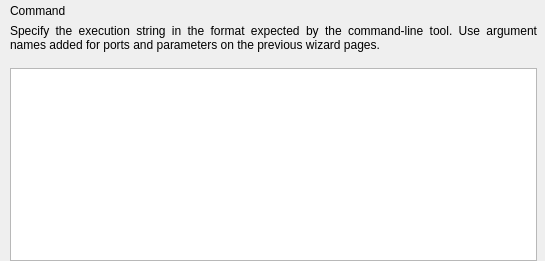
<?xml version="1.0" encoding="UTF-8"?>
<ui version="4.0">
 <class>CreateCmdlineBasedWorkerWizardCommandPage</class>
 <widget class="QWizardPage" name="CreateCmdlineBasedWorkerWizardCommandPage">
  <property name="geometry">
   <rect>
    <x>0</x>
    <y>0</y>
    <width>545</width>
    <height>261</height>
   </rect>
  </property>
  <property name="windowTitle">
   <string>WizardPage</string>
  </property>
  <layout class="QVBoxLayout" name="verticalLayout_2">
   <property name="leftMargin">
    <number>10</number>
   </property>
   <property name="topMargin">
    <number>4</number>
   </property>
   <property name="rightMargin">
    <number>8</number>
   </property>
   <property name="bottomMargin">
    <number>0</number>
   </property>
   <item>
    <widget class="QLabel" name="lblTitle">
     <property name="text">
      <string>Command</string>
     </property>
    </widget>
   </item>
   <item>
    <layout class="QVBoxLayout" name="verticalLayout">
     <property name="spacing">
      <number>16</number>
     </property>
     <item>
      <widget class="QLabel" name="lblDescription">
       <property name="text">
        <string>Specify the execution string in the format expected by the command-line tool. Use argument names added for ports and parameters on the previous wizard pages.</string>
       </property>
       <property name="alignment">
        <set>Qt::AlignJustify|Qt::AlignVCenter</set>
       </property>
       <property name="wordWrap">
        <bool>true</bool>
       </property>
      </widget>
     </item>
     <item>
      <widget class="QTextEdit" name="teCommand">
       <property name="sizePolicy">
        <sizepolicy hsizetype="Expanding" vsizetype="MinimumExpanding">
         <horstretch>0</horstretch>
         <verstretch>0</verstretch>
        </sizepolicy>
       </property>
       <property name="minimumSize">
        <size>
         <width>0</width>
         <height>75</height>
        </size>
       </property>
      </widget>
     </item>
    </layout>
   </item>
  </layout>
 </widget>
 <resources/>
 <connections/>
</ui>
